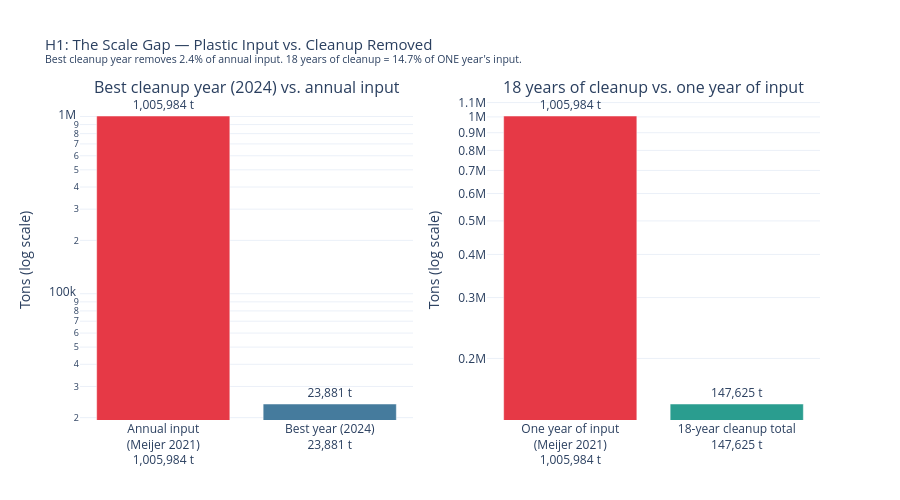

Notebook source saved alongside this figure:
### Code cell
# ── 6: H1 — Scale gap chart ──────────────────────────────
fig_gap = plot_scale_gap(stats)
fig_gap.show()

### Figure 1 — Plotly figure (JSON) as saved in the notebook; plotly's stock layout.template omitted (floating-point values rounded to 4 significant figures)
{"data": [{"marker": {"color": "#E63946"}, "showlegend": false, "text": "1,005,984 t", "textposition": "outside", "type": "bar", "x": ["Annual input<br>(Meijer 2021)<br>1,005,984 t"], "xaxis": "x", "y": [1006000.0], "yaxis": "y"}, {"marker": {"color": "#457B9D"}, "showlegend": false, "text": "23,881 t", "textposition": "outside", "type": "bar", "x": ["Best year (2024)<br>23,881 t"], "xaxis": "x", "y": [23880.0], "yaxis": "y"}, {"marker": {"color": "#E63946"}, "showlegend": false, "text": "1,005,984 t", "textposition": "outside", "type": "bar", "x": ["One year of input<br>(Meijer 2021)<br>1,005,984 t"], "xaxis": "x2", "y": [1006000.0], "yaxis": "y2"}, {"marker": {"color": "#2A9D8F"}, "showlegend": false, "text": "147,625 t", "textposition": "outside", "type": "bar", "x": ["18-year cleanup total<br>147,625 t"], "xaxis": "x2", "y": [147600.0], "yaxis": "y2"}], "layout": {"annotations": [{"font": {"size": 16}, "showarrow": false, "text": "Best cleanup year (2024) vs. annual input", "x": 0.225, "xanchor": "center", "xref": "paper", "y": 1, "yanchor": "bottom", "yref": "paper"}, {"font": {"size": 16}, "showarrow": false, "text": "18 years of cleanup vs. one year of input", "x": 0.775, "xanchor": "center", "xref": "paper", "y": 1, "yanchor": "bottom", "yref": "paper"}], "height": 500, "margin": {"b": 80, "t": 100}, "title": {"font": {"size": 15}, "text": "H1: The Scale Gap — Plastic Input vs. Cleanup Removed<br><sup>Best cleanup year removes 2.4% of annual input. 18 years of cleanup = 14.7% of ONE year's input.</sup>"}, "xaxis": {"anchor": "y", "domain": [0, 0.45]}, "xaxis2": {"anchor": "y2", "domain": [0.55, 1]}, "yaxis": {"anchor": "x", "domain": [0, 1], "title": {"text": "Tons (log scale)"}, "type": "log"}, "yaxis2": {"anchor": "x2", "domain": [0, 1], "title": {"text": "Tons (log scale)"}, "type": "log"}}}
